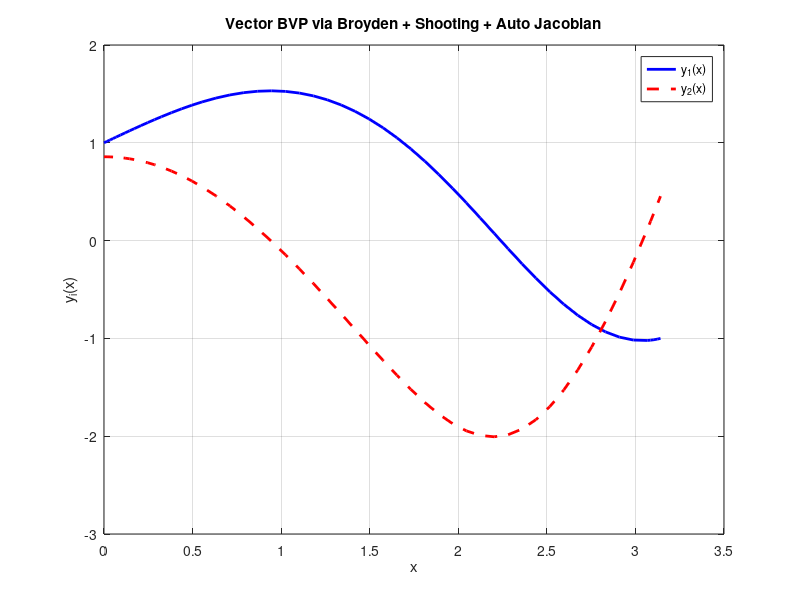

Source code (MATLAB):
function broyden_vector_bvp_autojac
    % Domain and boundary conditions
    a = 0; b = pi;
    alpha = [1; 0];      % y1(0), y2(0)
    beta  = [-1; 2];     % y1(b), y2(b)

    % Initial guess for unknown slopes [v1(0); v2(0)]
    s = [0.0; 0.0];

    % Tolerance and max iterations
    tol = 1e-6;
    max_iter = 30;
    n = length(s);

    % Step size for finite difference
    h = 1e-6;

    % Compute initial residual F(s)
    [~, Y] = ode45(@(x,y) odefun(x, y), [a b], [alpha; s]);
    F = Y(end,1:2)' - beta;

    % Automatic Jacobian estimation via finite difference
    J = zeros(n);
    for j = 1:n
        s_perturb = s;
        s_perturb(j) = s_perturb(j) + h;
        [~, Yh] = ode45(@(x,y) odefun(x, y), [a b], [alpha; s_perturb]);
        Fh = Yh(end,1:2)' - beta;
        J(:,j) = (Fh - F) / h;
    end

    for k = 1:max_iter
        % Solve J * delta_s = -F
        delta_s = -J \ F;
        s_new = s + delta_s;

        % Integrate with updated guess
        y0 = [alpha; s_new];
        [~, Y] = ode45(@(x,y) odefun(x, y), [a b], y0);
        F_new = Y(end,1:2)' - beta;

        fprintf('Iter %d: Residual Norm = %.3e\n', k, norm(F_new));

        if norm(F_new) < tol || norm(delta_s) < tol
            fprintf('Converged at iteration %d\n', k);
            break;
        end

        % Good Broyden update
        dF = F_new - F;
        dS = s_new - s;
        J = J + ((dF - J*dS) * dS') / (dS' * dS);

        % Update
        s = s_new;
        F = F_new;
    end

    fprintf('Final initial slopes: v1(0) = %.8f, v2(0) = %.8f\n', s(1), s(2));

    % Final solution
    y0 = [alpha; s];
    [X, Y] = ode45(@(x,y) odefun(x, y), [a b], y0);

    % Plot results
    figure;
    plot(X, Y(:,1), 'b-', 'LineWidth', 2); hold on;
    plot(X, Y(:,3), 'r--', 'LineWidth', 2);
    legend('y_1(x)', 'y_2(x)');
    xlabel('x'); ylabel('y_i(x)');
    title('Vector BVP via Broyden + Shooting + Auto Jacobian');
    grid on;
end

% First-order ODE system
function dydx = odefun(x, y)
    dydx = zeros(4,1);
    y1 = y(1); v1 = y(3);
    y2 = y(2); v2 = y(4);

    dydx(1) = v1;                        % y1'
    dydx(2) = v2;                        % y2'
    dydx(3) = -x * sin(y1) + y2;         % v1'
    dydx(4) = y1^2 - cos(x);             % v2'
end
